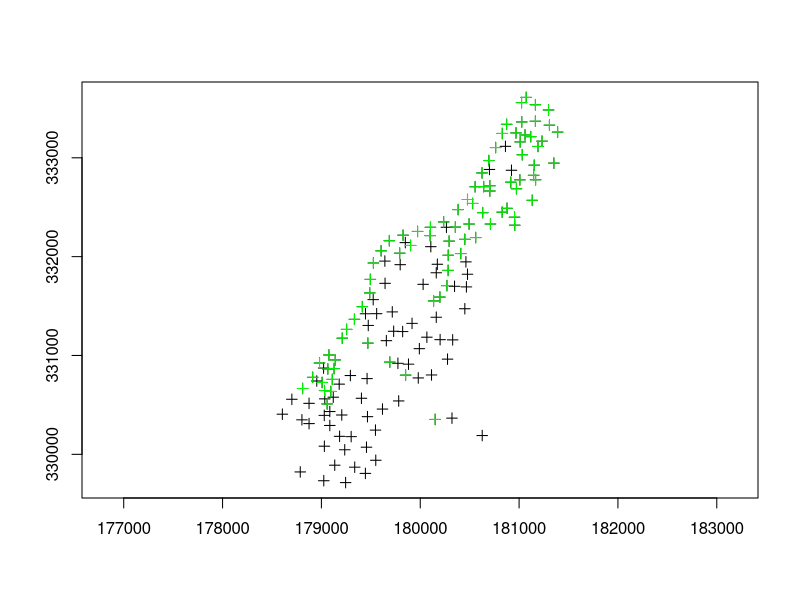

Write R code to recreate this figure.
# Code chunks from unit1_slides.pdf
# Used for Analysing Spatial Data in R: Representing Spatial Data
#
# Roger Bivand
#
# Updated 9/20/2013
# Juergen Symanzik


library(sp)


### Spatial Points

# load the original data

data(meuse)
class(meuse)
names(meuse)
head(meuse)
?meuse
head(meuse[, c("x", "y")])


# translate coords into a SpatialPoints object

coords = SpatialPoints(meuse[, c("x", "y")])
class(coords)
head(coords)
summary(coords)


# add original data and create a SpatialPointsDataFrame object

meuse1 = SpatialPointsDataFrame(coords, meuse)
class(meuse1)
names(meuse1)


# we can access components from this object as in a regular data frame -
# but it is a spatial data frame object !!

summary(meuse1$zinc)

stem(meuse1$zinc)
stem(meuse1$zinc, scale = 1/2)

meuse1[meuse1$zinc > 1500, c("zinc", "lead", "copper", "cadmium")]

meuse1[-(1:150), ]

summary(meuse1$landuse)
tapply(meuse1$zinc, meuse1$landuse, mean)


# accessing coordinates, bounding box & projection from a spatial data frame object

mcoord = coordinates(meuse1)
class(mcoord)
head(mcoord)
mcoord[meuse1$zinc > 1500, ]

mbbox = bbox(meuse1)
class(mbbox)
mbbox

mproj = proj4string(meuse1)
class(mproj)
mproj


# Teaser: Plotting a SpatialPoints object (from unit2_slides.pdf, p4)
#
# (more to come next week)


plot(as(meuse1, "Spatial"), axes = TRUE)
plot(meuse1, add = TRUE)
summary(meuse1$ffreq)
plot(meuse1[meuse1$ffreq == 1, ], col = "green", add = TRUE)



### Spatial Lines and Spatial Polygons

# read the data

data(meuse.riv)
class(meuse.riv)
str(meuse.riv)
head(meuse.riv)
?meuse.riv


# create a SpatialPolygons object

river_polygon <- Polygons(list(Polygon(meuse.riv)), ID = "meuse")
class(river_polygon)
rivers = SpatialPolygons(list(river_polygon))
class(rivers)
summary(rivers)
names(rivers)
